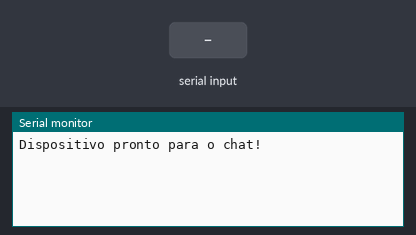
A sketch run on a simulated Arduino Mega 2560, built with avr-gcc and run on an emulated ATmega2560. Parts: the last lines printed to the serial monitor. The inputs (shaded band) are chosen by the test bench.

Above: at 1.2 s.
1.3 s: "1\n" received over Serial
At 1.8 s:
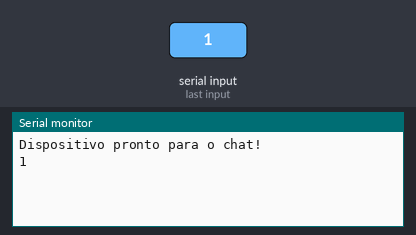
2.8 s: "0\n" received over Serial
At 4.0 s:
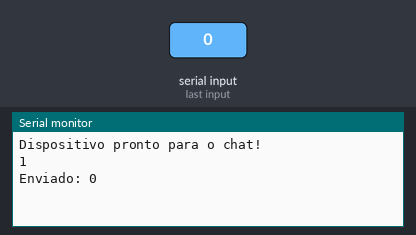
4.3 s: "2\n" received over Serial
At 5.3 s:
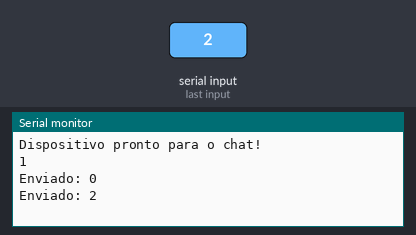

The sketch:

SLAVE_UART_UNO.ino
```cpp
/*

REDES & IoT
Prof. André Rufino

*/


String msg = "";

void setup() {
  Serial.begin(9600);
  Serial.println("Dispositivo pronto para o chat!");
}

void loop() {
  // Mostra mensagens recebidas do Mega
  if (Serial.available()) {
    msg = Serial.readStringUntil('\n'); // Leitura Serial até: [('\n) line new]
    Serial.println(msg);
  }

  // Envia mensagens digitadas no Monitor Serial para o Mega
  if (Serial.availableForWrite() && Serial.available()) {
    msg = Serial.readStringUntil('\n');
    Serial.println("Enviado: " + msg); // confirma localmente
  }
}
```

Measured:
- after the input at 1.3 s, the serial monitor: prints a new line at once (image 1)
- after the input at 2.8 s, the serial monitor: prints a new line at once (image 2)
- after the input at 4.3 s, the serial monitor: prints a new line at once (image 3)
